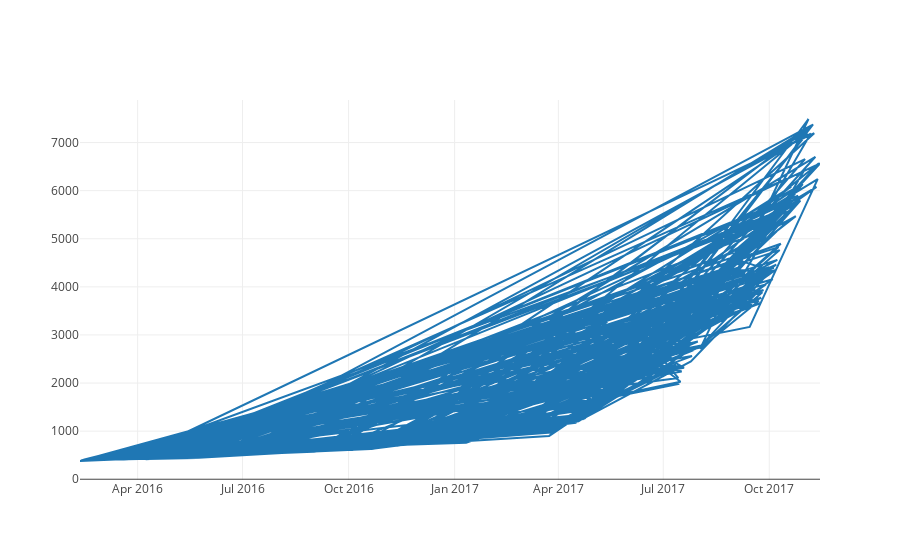

Notebook code cell kept with this figure:
### Markdown cell above
#### Plot new line graph again on `Weighted Price` with newly filled values

### Code cell
btc_trace = go.Scatter(x=data['stamp'], y=data['price'], name= 'Price')
py.iplot([btc_trace])

### Figure 1 — Plotly figure (JSON) as saved in the notebook; plotly's stock layout.template omitted (floating-point values rounded to 4 significant figures; data arrays with more than 128 entries replaced by an {"elided": "..."} marker saying what was removed)
{"data": [{"name": "Price", "type": "scatter", "uid": "feef4aff-2eb0-4f88-bbfc-4eba233fae28", "x": {"elided": "643 str values"}, "y": {"elided": "643 float values"}}], "layout": {}}
